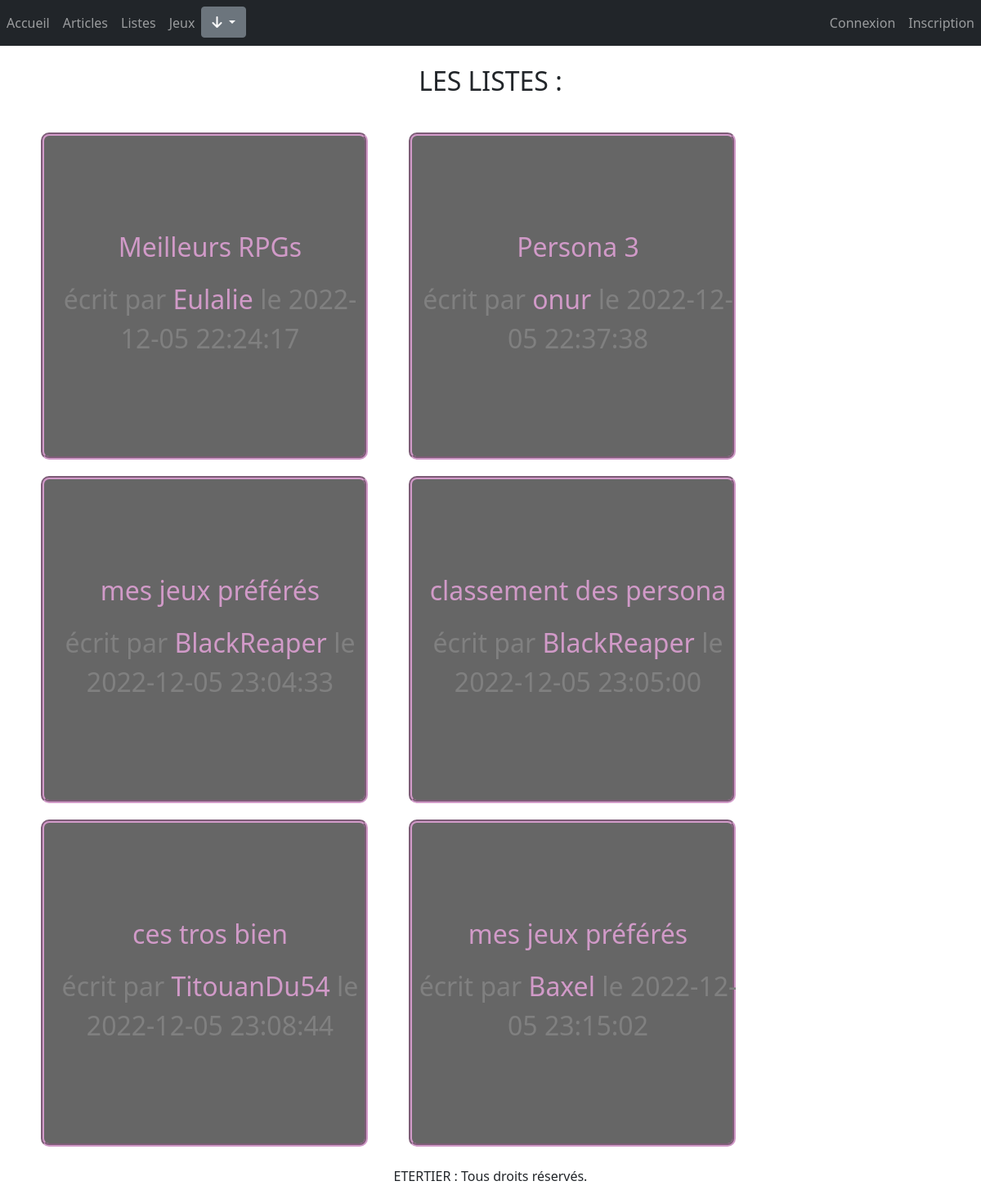
Screenshot of /Etertier/index.php?module=listes with the database file from the repository.
### tables this page shows
CREATE TABLE IF NOT EXISTS `listes` (
  `idListe` bigint(20) UNSIGNED NOT NULL AUTO_INCREMENT,
  `auteur` bigint(20) UNSIGNED NOT NULL,
  `titre` varchar(50) NOT NULL,
  `dateCreation` datetime DEFAULT NULL,
  `public` tinyint(1) NOT NULL,
  PRIMARY KEY (`idListe`),
  UNIQUE KEY `idListe` (`idListe`),
  KEY `FK_listes_membres` (`auteur`)
);

CREATE TABLE IF NOT EXISTS `membres` (
  `id` bigint(20) UNSIGNED NOT NULL AUTO_INCREMENT,
  `login` varchar(32) NOT NULL,
  `password` varchar(255) NOT NULL,
  `redacteur` tinyint(1) NOT NULL DEFAULT '0',
  `bio` text,
  `photoprofil` varchar(255) NOT NULL,
  PRIMARY KEY (`id`),
  UNIQUE KEY `id` (`id`)
);

### Etertier/modules/ModListes/controleur_listes.php (called while the page is built, shortened)
<?php
require_once "modules/ModPageAvecCommentaires/controleur_pageAvecCommentaires.php";
class ControleurListes extends ControleurPageAvecCommentaires{
	private $action;
	public function __construct(){
		require_once "vue_listes.php";
		require_once "modele_listes.php";
	}
	public function liste(){
		$this->vue->afficher_liste($this->modele->get_liste());
	}
	public function get_action(){
		return $this->action;
	}
}
?>

### Etertier/index.php (called while the page is built, shortened)
<?php
	if(isset($_GET['module'])){
		switch($_GET['module']){
			case 'listes':
				include_once('modules/ModListes/mod_listes.php');
				$module = new ModListes();
				break;
		}
	}
	else{
		include_once('modules/ModAccueil/mod_accueil.php');
		$module = new ModAccueil();
	}
	include_once('template.php');
?>

### Etertier/modules/ModListes/modele_listes.php (called while the page is built, shortened)
<?php
class ModeleListes extends ModelePageAvecCommentaires{
	public function get_liste(){
		$selecPrepare = self::$bdd->prepare('SELECT listes.idListe, listes.titre, listes.dateCreation, membres.login, membres.id FROM listes INNER JOIN membres ON membres.id = listes.auteur WHERE listes.public = 1');
		$selecPrepare->execute();
		$tab = $selecPrepare->fetchall();
		return $tab;
	}
}
?>

### Etertier/modules/ModPageAvecCommentaires/controleur_pageAvecCommentaires.php (called while the page is built, shortened)
<?php
class ControleurPageAvecCommentaires{
    public function __construct ($vue,$modele) {
        $this->vue = $vue;
        $this->modele = $modele;
    }
}
?>

### Etertier/modules/ModListes/vue_listes.php (the view, shortened to what this page needs)
<?php
class VueListes extends VuePageAvecCommentaires{
	public function afficher_liste($tab){
		echo '<h2 class="text-center text-uppercase m-4">Les Listes :</h2>';
		foreach($tab as $cle=>$val){
			echo '<div class="d">
			<div class=center>
			<p class="text-center">
				<a href="index.php?module=listes&action=details&id=' . $val['idListe'] . '">' . $val['titre'] . '</a>
			</p>
			<p class="text-center">'."écrit par <a href=index.php?module=pageuser&id=".$val['id'].">".$val['login']."</a> le ".$val['dateCreation'].'</p>
			</div>
		</div>';
		}
	}
}
?>

### rows the page displays
listes: titre "Meilleurs RPGs", auteur.login "Eulalie", dateCreation "2022-12-05 22:24:17"
listes: titre "Persona 3", auteur.login "onur", dateCreation "2022-12-05 22:37:38"
listes: titre "mes jeux préférés", auteur.login "BlackReaper", dateCreation "2022-12-05 23:04:33"
listes: titre "classement des persona", auteur.login "BlackReaper", dateCreation "2022-12-05 23:05:00"
listes: titre "ces tros bien", auteur.login "TitouanDu54", dateCreation "2022-12-05 23:08:44"
listes: titre "mes jeux préférés", auteur.login "Baxel", dateCreation "2022-12-05 23:15:02"
